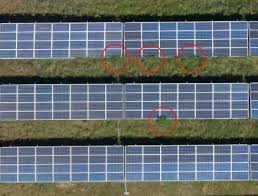
#> input picture solar-panel-detection/solar-panels/7.png, 258 x 196 px, found by its file name
$ python canny_panel_detection.py
#> lines starting #> are read from the running program, lines starting #| are printed output that depends on the picture; after the words box and inside, x2 and y2 are one past the last pixel; in counts of white or black regions, pixels touching at a corner belong together
### solar-panel-detection/preprocessor.py
"""
preprocessor.py
===============
Pipeline Position : Step 1 — first module, called before anything else
Input             : image_path (str), mode ("rgb" or "ir")
Output            : preprocessed BGR numpy array

Reused from       : panel_cell_detection.py (lines 18-25)
                    sharpness + bilateral filter logic extracted here
"""

import cv2
import numpy as np
import logging
from PIL import Image, ImageEnhance

log = logging.getLogger(__name__)


def preprocess(image_path: str, mode: str = "rgb") -> np.ndarray:
    """
    Preprocess a solar panel image before panel detection or damage analysis.

    Args:
        image_path : path to image file (str)
        mode       : "rgb" or "ir"

    Returns:
        Preprocessed BGR numpy array

    Future integration:
        pipeline.py will call this as Step 1 for both RGB and IR paths
    """
#> called with mode = 'rgb'

    if mode not in ("rgb", "ir"):
        raise ValueError(f"mode must be 'rgb' or 'ir', got '{mode}'")

    # ── Load ──────────────────────────────────────────────────
    img_pil = Image.open(image_path).convert("RGB")
#> img_pil is the input picture: PIL image 258x196 RGB; mean R, G, B 99.3, 106.7, 107.9
    log.info(f"[Preprocessor] Loaded {mode.upper()} | {image_path} | size={img_pil.size}")

    # ── RGB: sharpness + contrast enhance ─────────────────────
    # Reused from panel_cell_detection.py lines 18-21
    if mode == "rgb":
        img_pil = ImageEnhance.Sharpness(img_pil).enhance(2.0)
        img_pil = ImageEnhance.Contrast(img_pil).enhance(1.2)

    # ── Convert PIL → BGR (OpenCV format) ─────────────────────
    img = cv2.cvtColor(np.array(img_pil), cv2.COLOR_RGB2BGR)

    # ── Bilateral filter — edge-preserving denoise ─────────────
    # Reused from panel_cell_detection.py line 25
    # RGB: lighter | IR: stronger to smooth thermal noise
    if mode == "rgb":
        img = cv2.bilateralFilter(img, d=7, sigmaColor=50, sigmaSpace=50)
#> (printed output is left out)
    else:
        img = cv2.bilateralFilter(img, d=9, sigmaColor=75, sigmaSpace=75)

    # ── IR only: CLAHE on V channel for thermal contrast ───────
    if mode == "ir":
        hsv = cv2.cvtColor(img, cv2.COLOR_BGR2HSV)
        clahe = cv2.createCLAHE(clipLimit=2.0, tileGridSize=(8, 8))
        hsv[:, :, 2] = clahe.apply(hsv[:, :, 2])
        img = cv2.cvtColor(hsv, cv2.COLOR_HSV2BGR)

    log.info(f"[Preprocessor] Done | shape={img.shape}")
    return img


# ── Quick test ─────────────────────────────────────────────────
# [11 lines that do not run on import are left out]

### solar-panel-detection/canny_panel_detection.py
import cv2
import numpy as np
from preprocessor import preprocess
import os

# =====================================================
# OUTPUT FOLDER
# =====================================================

os.makedirs("panels", exist_ok=True)
def detect_panels_canny(img):

    result = img.copy()

    # =====================================================
    # SOLAR ARRAY DETECTION
    # =====================================================

    hsv = cv2.cvtColor(img, cv2.COLOR_BGR2HSV)
#> hsv: shape (196, 258, 3); mean H, S, V 78.1, 100, 123.6

    lower_blue = np.array([80, 20, 40])
    upper_blue = np.array([140, 255, 255])

    mask = cv2.inRange(
        hsv,
        lower_blue,
        upper_blue
    )
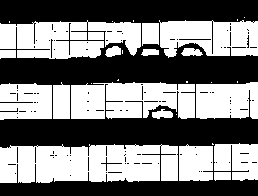
#> mask: shape (196, 258); 49.2% white; 30 white regions (13 under 20 px), largest, box (x1, y1, x2, y2) and area: (0, 144, 178, 183) 6068, (0, 20, 141, 59) 3961, (71, 82, 195, 119) 3797

    kernel = np.ones((15, 15), np.uint8)

    mask = cv2.morphologyEx(
        mask,
        cv2.MORPH_CLOSE,
        kernel
    )
#> mask: shape (196, 258); 54.1% white; 4 black regions, box (x1, y1, x2, y2) and area: (0, 55, 258, 85) 6908, (0, 118, 258, 147) 6895, (0, 0, 258, 24) 5649, (0, 180, 258, 196) 3772

    mask = cv2.morphologyEx(
        mask,
        cv2.MORPH_OPEN,
        kernel
    )
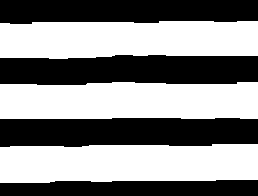
#> mask: shape (196, 258); 53.9% white; 4 black regions

    array_contours, _ = cv2.findContours(
        mask,
        cv2.RETR_EXTERNAL,
        cv2.CHAIN_APPROX_SIMPLE
    )
#> array_contours = 3 contours; box (x1, y1, x2, y2) and area: (0, 144, 258, 183) 8964, (0, 82, 258, 119) 8738, (0, 21, 258, 59) 8667

    total_panels = 0
    array_count = 0
    panel_number = 0  # global panel counter across all arrays

    # =====================================================
    # PROCESS EACH SOLAR TABLE
    # =====================================================

    for cnt in array_contours:

        area = cv2.contourArea(cnt)

        if area < 5000 or area > 500000:
            continue

        peri = cv2.arcLength(cnt, True)

        approx = cv2.approxPolyDP(
            cnt,
            0.02 * peri,
            True
        )

        x, y, w, h = cv2.boundingRect(approx)

        ar = w / float(h)

        if ar < 1 and ar> 1.5:
            continue

        array_count += 1

        cv2.drawContours(
            result,
            [approx],
            -1,
            (0, 255, 255),
            3
        )

        cv2.putText(
            result,
            f"Array {array_count}",
            (x, y - 10),
            cv2.FONT_HERSHEY_SIMPLEX,
            0.7,
            (0, 255, 255),
            2
        )

        # =====================================================
        # ROI
        # =====================================================

        roi = img[y:y+h, x:x+w]

        gray = cv2.cvtColor(
            roi,
            cv2.COLOR_BGR2GRAY
        )

        blur = cv2.GaussianBlur(
            gray,
            (5, 5),
            0
        )

        edges = cv2.Canny(
            blur,
            30,
            250
        )

        contours, _ = cv2.findContours(
            edges,
            cv2.RETR_LIST,
            cv2.CHAIN_APPROX_SIMPLE
        )

        boxes = []

        # =====================================================
        # FILTERING
        # =====================================================

        for c in contours:

            px, py, pw, ph = cv2.boundingRect(c)

            panel_area = pw * ph

            if panel_area < 500:
                continue

            if panel_area > 20000:
                continue

            aspect_ratio = pw / float(ph)

            if aspect_ratio < 1.0:
                continue

            if aspect_ratio > 3.0:
                continue

            boxes.append([px, py, pw, ph])

        # =====================================================
        # REMOVE OVERLAPPING BOXES + OUTSIDE + CONTAINED
        # =====================================================

        if len(boxes) > 0:

            scores = [1.0] * len(boxes)

            indices = cv2.dnn.NMSBoxes(
                boxes,
                scores,
                score_threshold=0.1,
                nms_threshold=0.10
            )

            if len(indices) > 0:

                kept_boxes = []

                for idx in indices.flatten():
                    px, py, pw, ph = boxes[idx]

                    # Fix 1: skip boxes outside array contour
                    cx = x + px + pw // 2
                    cy = y + py + ph // 2
                    if cv2.pointPolygonTest(approx, (float(cx), float(cy)), False) < 0:
                        continue

                    kept_boxes.append((px, py, pw, ph))

                # Fix 2: remove completely contained (nested) boxes
                final_boxes = []
                for i, (px1, py1, pw1, ph1) in enumerate(kept_boxes):
                    contained = False
                    for j, (px2, py2, pw2, ph2) in enumerate(kept_boxes):
                        if i == j:
                            continue
                        if (px1 >= px2 and py1 >= py2 and
                                px1 + pw1 <= px2 + pw2 and
                                py1 + ph1 <= py2 + ph2):
                            contained = True
                            break
                    if not contained:
                        final_boxes.append((px1, py1, pw1, ph1))

                # =====================================================
                # DRAW + NUMBER + CROP EACH PANEL
                # =====================================================

                for (px, py, pw, ph) in final_boxes:

                    total_panels += 1
                    panel_number += 1

                    # Absolute coordinates on full image
                    abs_x1 = x + px
                    abs_y1 = y + py
                    abs_x2 = abs_x1 + pw
                    abs_y2 = abs_y1 + ph

                    # Draw green rectangle
                    cv2.rectangle(
                        result,
                        (abs_x1, abs_y1),
                        (abs_x2, abs_y2),
                        (0, 255, 0),
                        2
                    )

                    # Draw panel number (white text, black background for readability)
                    label = str(panel_number)
                    font = cv2.FONT_HERSHEY_SIMPLEX
                    font_scale = 0.45
                    thickness = 1
                    (tw, th), _ = cv2.getTextSize(label, font, font_scale, thickness)

                    # Black filled rect behind text
                    cv2.rectangle(
                        result,
                        (abs_x1, abs_y1),
                        (abs_x1 + tw + 4, abs_y1 + th + 4),
                        (0, 0, 0),
                        -1
                    )

                    cv2.putText(
                        result,
                        label,
                        (abs_x1 + 2, abs_y1 + th + 1),
                        font,
                        font_scale,
                        (255, 255, 255),
                        thickness
                    )

                    # Crop panel from original image and save
                    panel_crop = img[abs_y1:abs_y2, abs_x1:abs_x2]

                    crop_filename = f"panels/array{array_count}_panel{panel_number:03d}.jpg"
                    cv2.imwrite(crop_filename, panel_crop)
#> this loop made 3 passes
#> (area, peri, approx, y, h, ar, scores, indices) on passes 1 to 2: (8964.5, 589.6, [[257, 144], [0, 147], [0, 182], [257, 179]], 144, 39, 6.62, [1], [0]), (8737.5, 589.6, [[0, 84], [0, 118], [257, 118], [257, 82]], 82, 37, 6.97, [1, 1], [0, 1])
#> (area, peri, approx, y, h, ar) on pass 3: (8667, 589.8, [[257, 21], [0, 23], [0, 57], [257, 55]], 21, 37, 6.97)
#> pass 1, in detect_panels_canny, `edges = cv2.Canny( blur, 30, 250 )`:
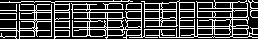
#> edges: shape (39, 258); 28% white in thin lines or dots
#> after the loop:
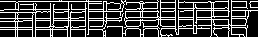
#> edges: shape (37, 258); 25.7% white in thin lines or dots
#> after the loop:
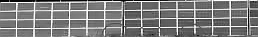
#> gray: shape (37, 258); min 0, max 255, mean 124.3
#> after the loop:
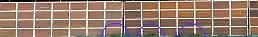
#> roi: shape (37, 258, 3); mean R, G, B 152.1, 125.5, 111.3
#> after the loop, array_count = 3; panel_number = 3; total_panels = 3

    # =====================================================
    # INFO
    # =====================================================

    cv2.putText(
        result,
        f"Arrays: {array_count}",
        (20, 40),
        cv2.FONT_HERSHEY_SIMPLEX,
        1,
        (0, 0, 255),
        2
    )

    cv2.putText(
        result,
        f"Panels: {total_panels}",
        (20, 80),
        cv2.FONT_HERSHEY_SIMPLEX,
        1,
        (255, 0, 0),
        2
    )
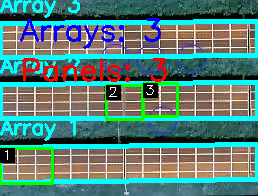
#> result: shape (196, 258, 3); mean R, G, B 84.8, 129.3, 121.9
    return result, mask, array_count, total_panels

img="C:\\Users\\riyasharma\\Documents\\Solar Project\\solar-panel-detection\\solar-panels\\7.png"
img = preprocess(img)
print(img)
result, mask, array_count, total_panels = detect_panels_canny(img)
#> array_count = 3; total_panels = 3

# Save annotated result image too
cv2.imwrite("panels/result_annotated.jpg", result)
print(f"Done! Arrays: {array_count} | Panels saved: {total_panels}")
#| Done! Arrays: 3 | Panels saved: 3
print(f"Crops saved in: panels/")

# =====================================================
# SHOW
# =====================================================

cv2.imshow("Mask", mask)
cv2.imshow("Result", result)

cv2.waitKey(0)
cv2.destroyAllWindows()
